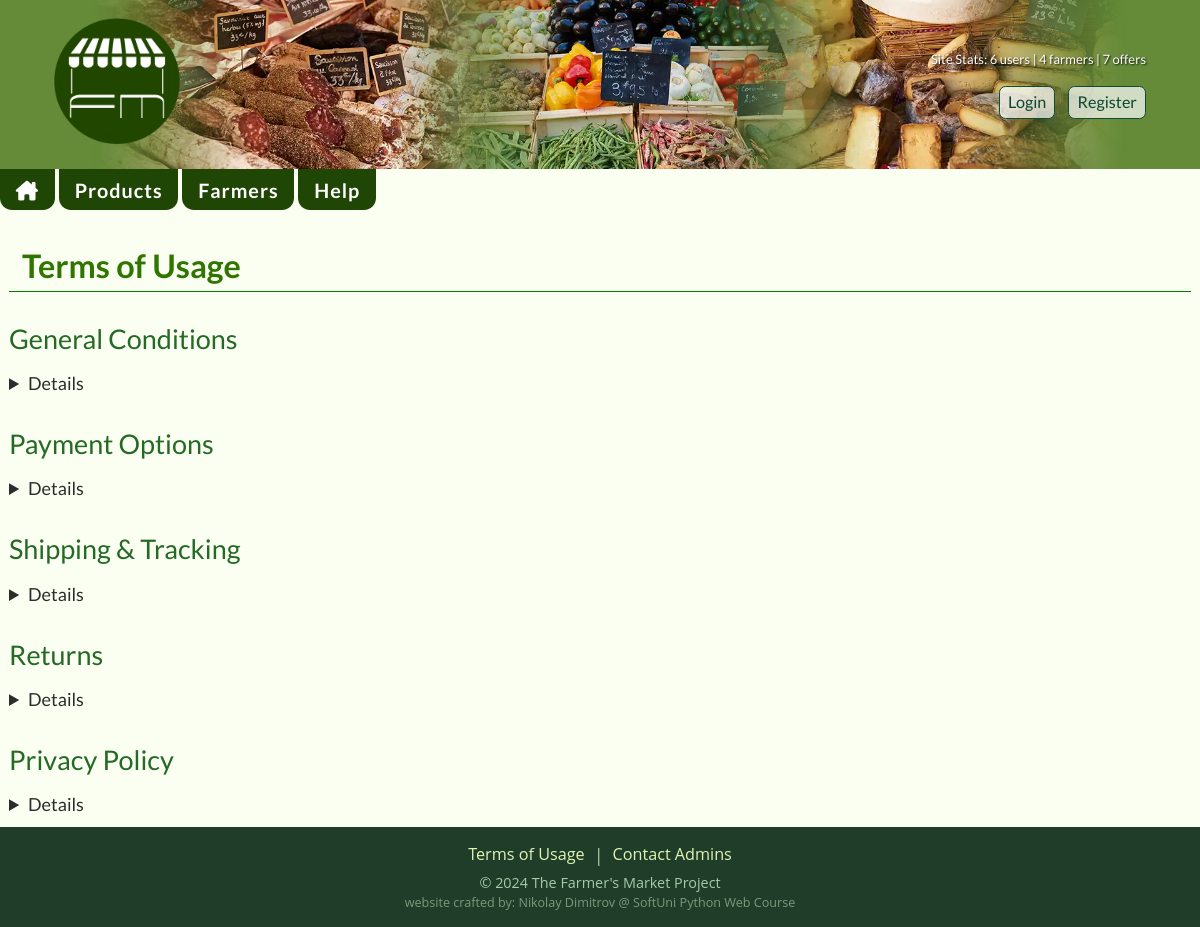
The app's page /terms/ with its own data.
### terms/models.py (models this page shows, shortened)
class Term(models.Model):
    title = models.CharField(
        max_length=255,
    )
    content = models.TextField()
    last_updated = models.DateTimeField(
        auto_now=True,
    )

### terms/views.py (the view)
# urls.py: path('', TermsListView.as_view(), name='terms')
class TermsListView(views.ListView):
    model = Term
    template_name = 'terms/terms.html'

### fMarket/context_processors.py (called while the page is built, shortened)
def seller_pk(request):
    if request.user.is_authenticated:
        try:
            seller = Seller.objects.get(account=request.user)
            return {'seller_pk': seller.pk}
        except Seller.DoesNotExist:
            pass
    return {'seller_pk': None}

def seller_approved(request):
    if request.user.is_authenticated:
        try:
            Seller.objects.get(account=request.user, approved=True)
            return {'seller_approved': True}
        except Seller.DoesNotExist:
            pass
    return {'seller_approved': False}

def account_complete(request):
    return {'account_complete': True}

def site_stats(request):
    num_users = UserModel.objects.all().count()
    num_sellers = Seller.objects.all().count()
    num_products = Product.objects.all().count()
    data = {
        'number_of_users': num_users,
        'number_of_sellers': num_sellers,
        'number_of_products': num_products,
    }
    return data

def user_wrote_review(request):
    if not request.user.is_authenticated or not hasattr(request, 'product'):
        return {'user_wrote_review': False}
    product = request.product
    user_review_exists = Review.objects.filter(product=product, owner=request.user).exists()
    return {'user_wrote_review': user_review_exists}

### templates/terms/terms.html (shortened to what this page needs)
{% extends 'base.html' %}
{% block content %}
    <h1>Terms of Usage</h1>
    <section class="terms">
        {% for term in object_list %}
            <h2>{{ term.title }}</h2>
            <details>
            </details>
        {% endfor %}
    </section>
{% endblock %}

### static/css/root.css (style rules this page uses)
html { font-family: "Lato", Verdana, sans-serif; font-size: 16px; line-height: 1.5; color: #2c2c2c; }
@media (min-width: 420px) { html { font-size: 17px; } }
@media (min-width: 1200px) { html { font-size: 18px; } }
body { background-color: #fafff1; width: 100%; }
::placeholder { font-weight: 300; }
h1 { font-size: 1.6em; font-weight: 700; color: rgb(47, 117, 0); margin: 0.5em 0; border-bottom: 1px solid green; padding-left: 0.4em; }
h2 { font-size: 1.4em; font-weight: 400; color: rgb(36, 105, 36); margin-top: 1em; margin-bottom: 0.4em; }
@media (min-width: 960px) { h1 { font-size: 1.8em; } }
@media (min-width: 960px) { h2 { font-size: 1.5em; } }

### records on screen
Term: title "General Conditions"
Term: title "Payment Options"
Term: title "Shipping & Tracking"
Term: title "Returns"
Term: title "Privacy Policy"

### other values on screen
{{ number_of_users }} "6"
{{ number_of_sellers }} "4"
{{ number_of_products }} "7"
